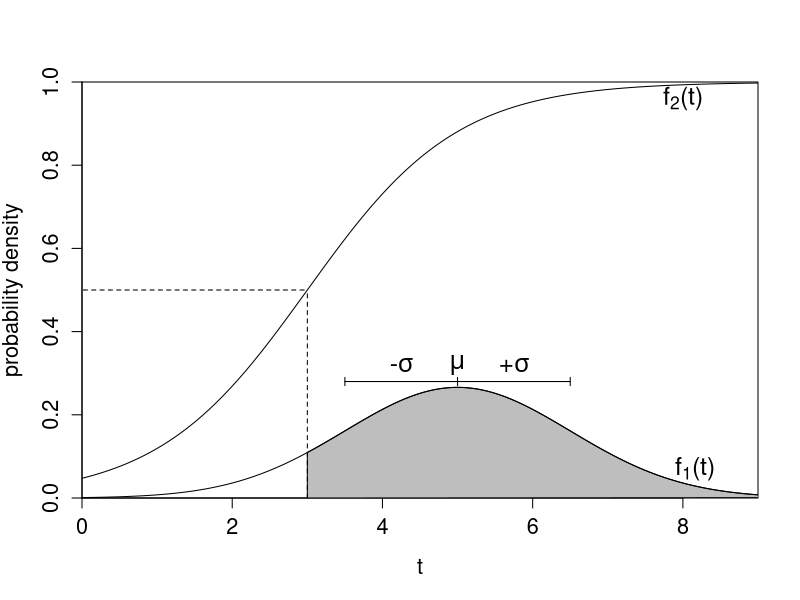
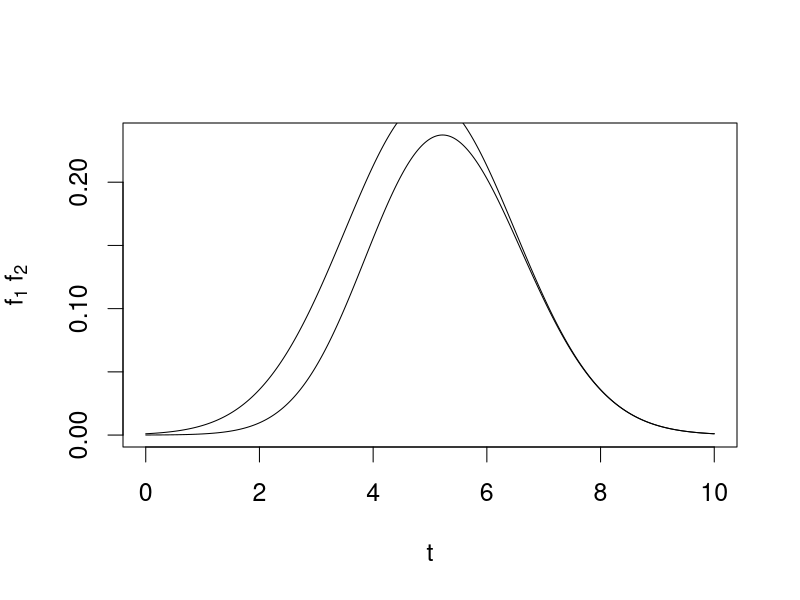

The R source for these figures, in order:
## ---- chunk 1
x <- seq(0, 10, 0.01)
alpha <- 3
beta <- -1
lambda <- 1
mu <- 5
sigma <- 1.5
t <- dnorm(x, mu, sigma)
y <- lambda / (1 + exp(alpha + beta * x))
tp <- x[which.min(abs(y - 0.5))]

plot(NULL, xlim = c(0, 9), ylim = c(0, 1), xlab = "t",
	 ylab = "probability density",
	 xaxs = "i", yaxs = "i", cex.axis = 1.3, cex.lab = 1.3)

polygon(c(tp, x[x >= tp]), c(0, t[x >= tp]), col = "gray")
lines(x = x, y = t)
lines(x = x, y = y)

# Lines pointing out 0.5 threshold
segments(tp, 0, tp, 0.5, lty = 2)
segments(-1000, 0.5, tp, 0.5, lty = 2)

# Horizontal line
segments(3.5, 0.28, 6.5, 0.28)

# Wagaman reference lines
segments(3.5, 0.27, 3.5, 0.29)
segments(5.0, 0.27, 5.0, 0.29)
segments(6.5, 0.27, 6.5, 0.29)

# Text labels
par(cex = 1.5)
text(x = 8, y = 0.96, labels = expression("f"[2]*"(t)"))
text(x = 8.16, y = 0.07, labels = expression("f"[1]*"(t)"))
text(x = 5, y = 0.32, labels = expression(mu))
text(x = 4.25, y = 0.32, labels = expression("-"*sigma))
text(x = 5.75, y = 0.32, labels = expression("+"*sigma))
## ---- chunk 2
plot(
	x,
	t * y,
	xlab = "t",
	ylab = expression("f"[1]*" f"[2]),
	type = "l"
)
lines(x, t)
## ---- chunk 3
sim_x <- rnorm(10000, mu, sigma)
sim_y <- lambda / (1 + exp(alpha + beta * sim_x))

# These all work out to be about the same
sample_mean <- mean(sim_y)
theoretical_mean <- pracma::trapz(x, y * t)
o <- order(sim_x)
sample_auc <-
	pracma::trapz(
		sim_x[o],
		sim_y[o] * dnorm(sim_x[o], mu, sigma)
	)
sample_auc_uk <-
	pracma::trapz(
		sim_x[o],
		sim_y[o] * dnorm(sim_x[o], mean(sim_x), sd(sim_x))
	)
tibble::tribble(
	~method, ~estimate,
	"sample mean", sample_mean,
	"theoretical mean", theoretical_mean,
	"sample auc with known parameters", sample_auc,
	"sample auc with unknown parameters", sample_auc_uk
) |>
	knitr::kable()

# So we can get a confidence interval for the protection by back-transforming
